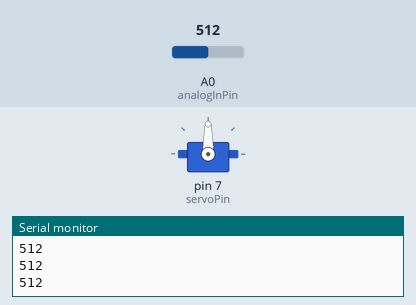
The sketch below on a simulated Arduino Uno, built with avr-gcc and run on an emulated ATmega328P. On the bench: servo, the last lines printed to the serial monitor. Inputs (shaded band) come from the test bench; at power-on: A0 (analogInPin) = 512.

Above: at 1.2 s.
1.3 s: A0 (analogInPin) set to 716
At 1.7 s:
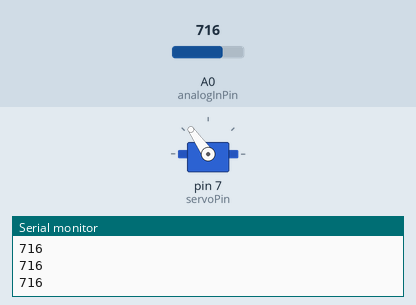
2.8 s: A0 (analogInPin) set to 900
At 4.0 s:
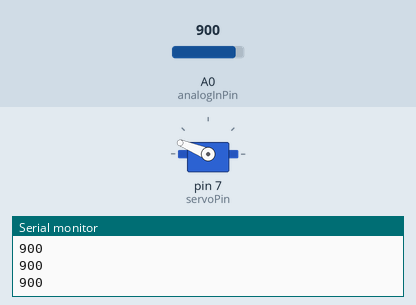
4.3 s: A0 (analogInPin) set to 1023
At 5.2 s:
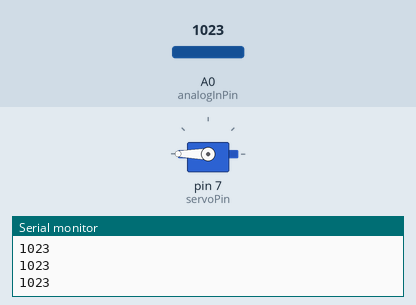
5.8 s: A0 (analogInPin) set to 306
At 6.5 s:
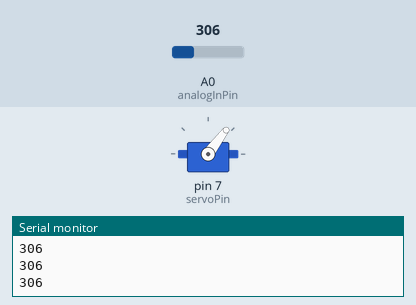
7.3 s: A0 (analogInPin) set to 122
At 8.5 s:
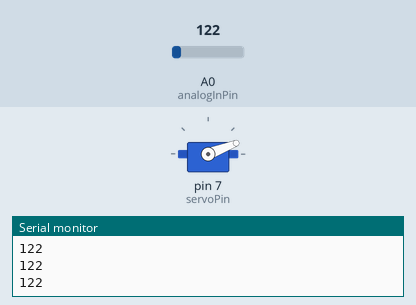
8.8 s: A0 (analogInPin) set to 0
At 9.7 s:
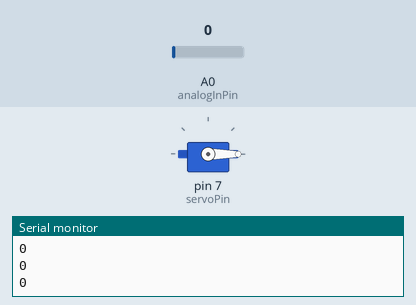
Timing chart, 0 to 11.3 s (numbered marks = the images above; inputs shaded):
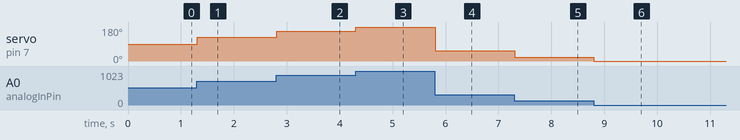

The sketch:

06_analogSensorToServo.ino
```cpp
// use one of these analog sensors from your Grove Kit
// https://wiki.seeedstudio.com/Grove-Rotary_Angle_Sensor/
// https://wiki.seeedstudio.com/Grove-Light_Sensor/
// https://wiki.seeedstudio.com/Grove-Temperature_Sensor/ > look at code example
// https://wiki.seeedstudio.com/Grove-Sound_Sensor/ > look at code example

// use servo from your Grove Kit
// https://wiki.seeedstudio.com/Grove-Servo/

// servo library
#include <Servo.h>

// These constants won't change. They're used to give names to the pins used:
const int analogInPin = 0; // or A0  // digital input pin that the sensor is attached to
const int servoPin = 7; // digital pin that servor motor is attahced to

int sensorValue = 0;        // value read from sensor
int servoValue = 0;           // value used to drive servo motor

Servo servoMotor;  // create servo object to control a servo

void setup() {
  // initialize serial communications at 9600 bps:
  Serial.begin(9600);

  // for analog input no initialization as an input needed !

  // attaches the servo on servo pin to the servo object
  servoMotor.attach(servoPin);
}

void loop() {

  // read the analog pin
  sensorValue = analogRead(analogInPin);

  // map value (sensor value to servo value)
  // sensor: 0-1023
  // servo: 0-180
  servoValue = map(sensorValue, 0, 1023, 0, 180); // change range for sensor value for different sensors (rotary, light, ...)

  // print the results to the Serial Monitor:
  Serial.println(sensorValue); // if you use a rotary angly sensor (potentiometer) you should get values between '0' or '1023'

  // tell servo to go to position
  servoMotor.write(servoValue);


}
```

Measured:
- after the input at 1.3 s, servo on pin 7 (servoPin): 90° → 125° at once
- after the input at 2.8 s, servo on pin 7 (servoPin): 125° → 158° at once
- after the input at 4.3 s, servo on pin 7 (servoPin): 158° → 180° at once
- after the input at 5.8 s, servo on pin 7 (servoPin): 180° → 53° at once
- after the input at 7.3 s, servo on pin 7 (servoPin): 53° → 21° at once
- after the input at 8.8 s, servo on pin 7 (servoPin): 21° → 0° at once
